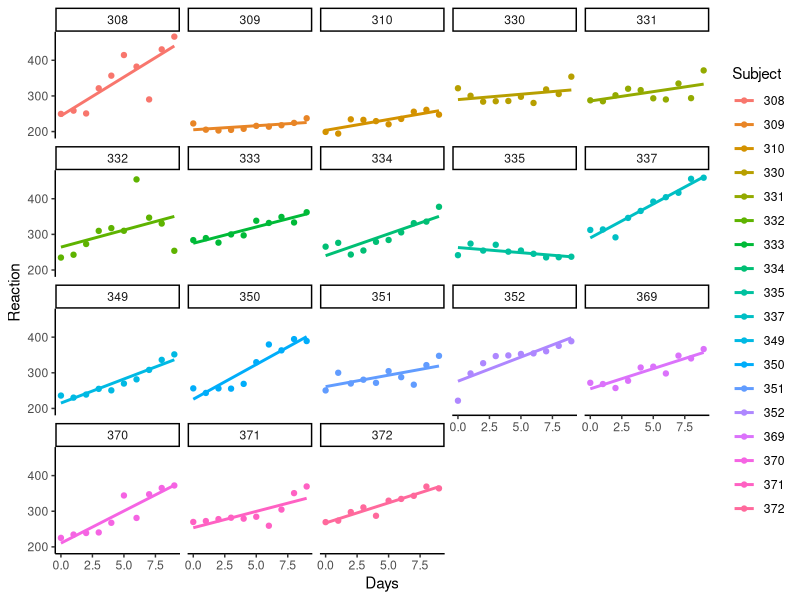
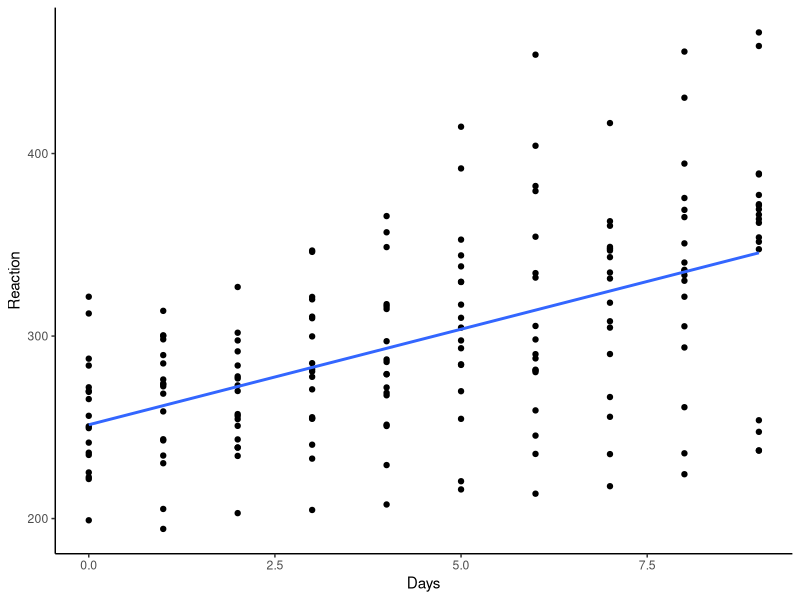
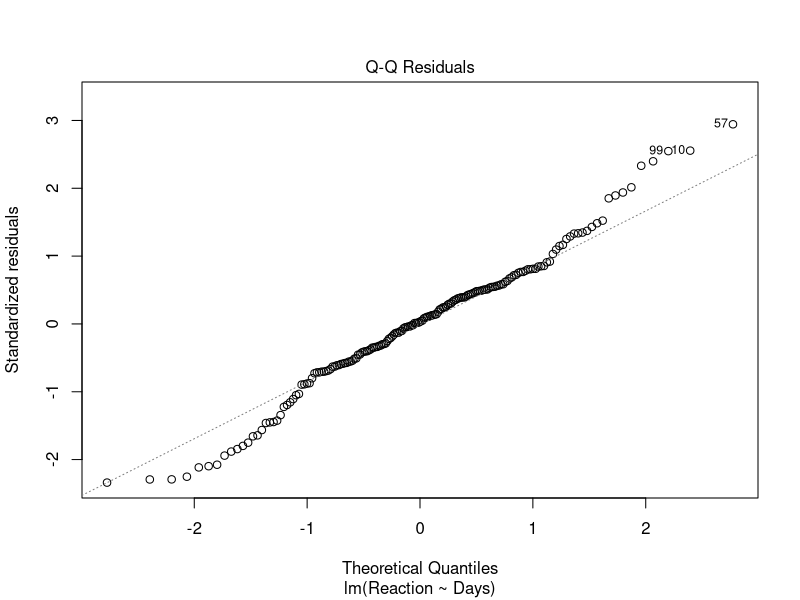
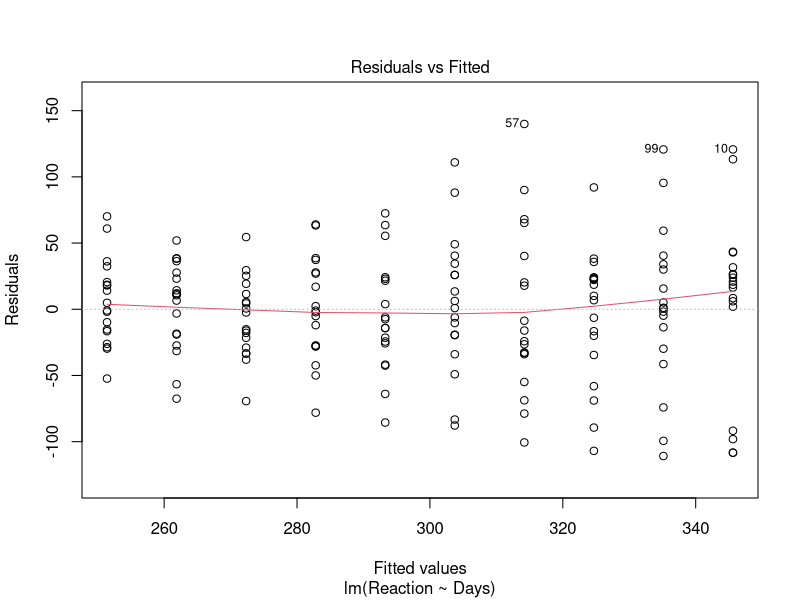
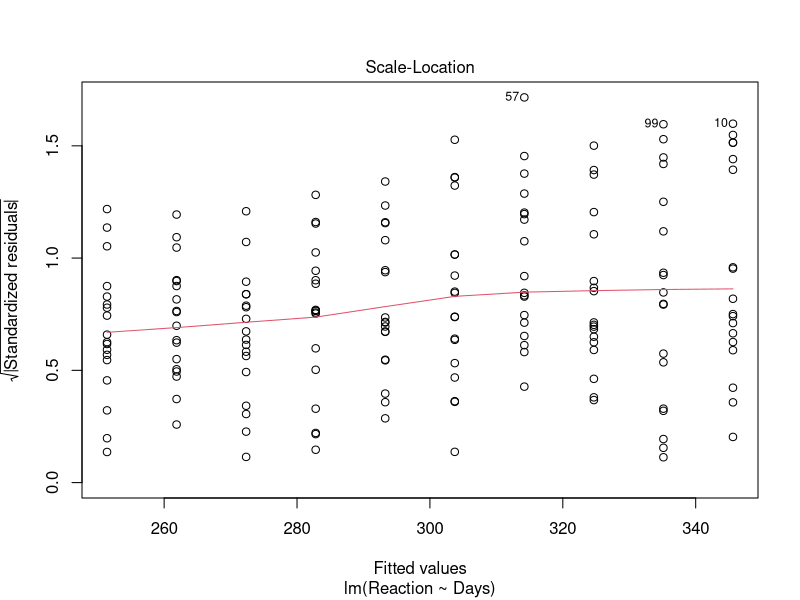
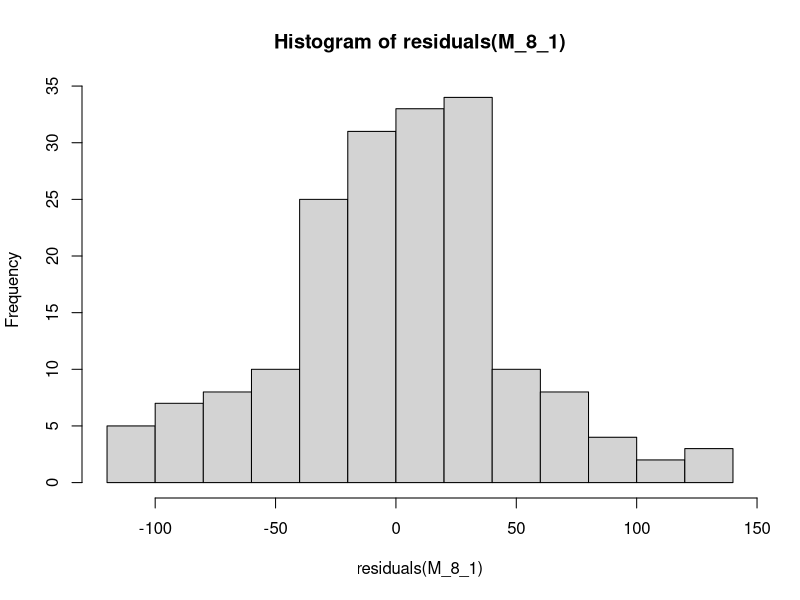
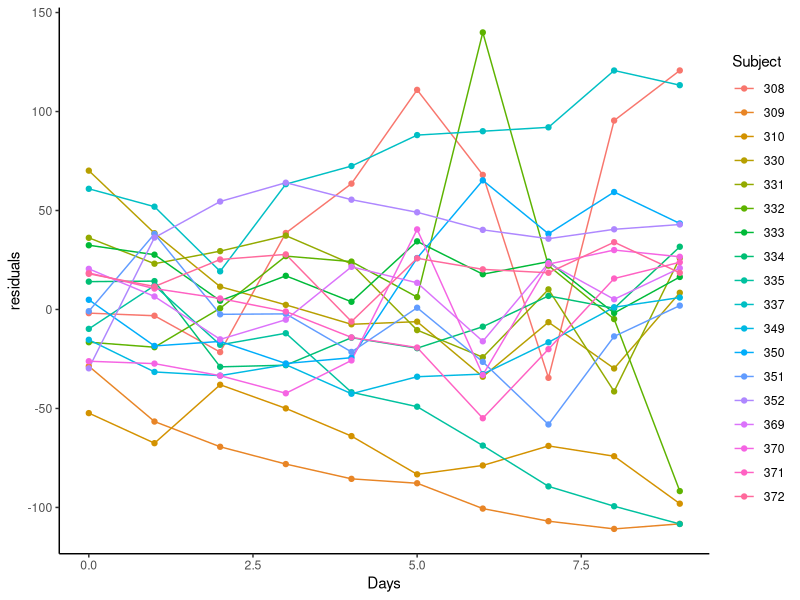
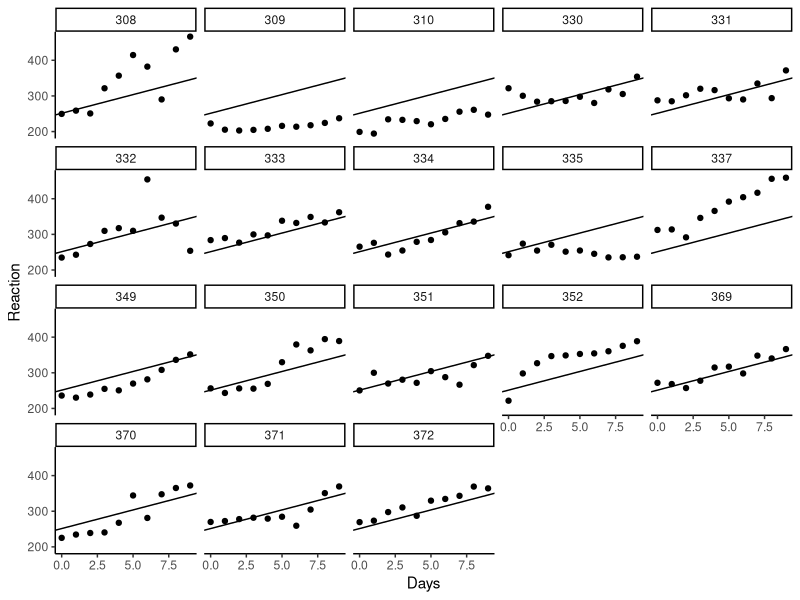

These charts were generated, in order, by the following R code:
library(tidyverse)
library(lme4)
theme_set(theme_classic())

ggplot(sleepstudy,
       aes(x = Days, y = Reaction, colour = Subject)
) + geom_point() + 
  stat_smooth(method = 'lm', se = FALSE) +
  facet_wrap(~Subject)


# Single simple linear regression
# pooled analysis
ggplot(sleepstudy,
       aes(x = Days, y = Reaction)
) + geom_point() + 
  stat_smooth(method = 'lm', se = FALSE) 

# simple linear regression: pooled model
M_8_1 <- lm(Reaction ~ Days, data = sleepstudy)

summary(M_8_1)
confint(M_8_1)

# graphical diagnostics
plot(M_8_1, which = 2) # QQ plot
plot(M_8_1, which = 1)
plot(M_8_1, which = 3)

# histogram of residuals
hist(residuals(M_8_1))


# plot residuals by subject
sleepstudy_2 <- mutate(sleepstudy, 
                       residuals = residuals(M_8_1)
)

ggplot(sleepstudy_2,
       aes(x = Days, y = residuals, colour = Subject)
) + geom_line() + geom_point()


ggplot(sleepstudy,
       aes(x = Days, y = Reaction)
) + geom_point() + 
  geom_abline(intercept = coef(M_8_1)[1],
              slope = coef(M_8_1)[2]) +
  facet_wrap(~Subject)
